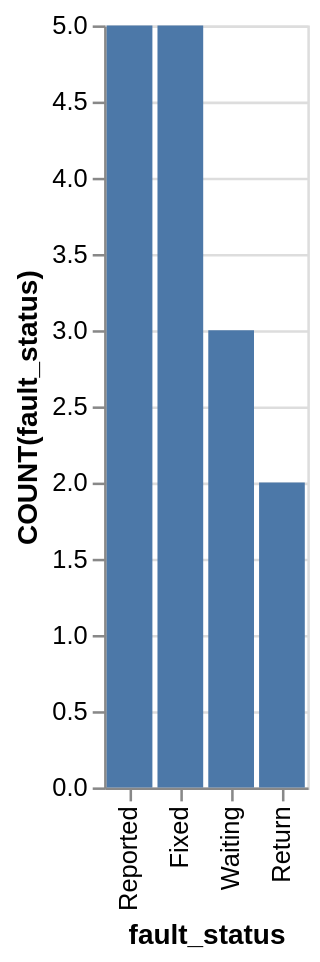

The Vega-Lite source for this figure:
### Vega-Lite specification from a JSON file in a GitHub repository (floating-point values rounded to 4 significant figures)
{"data": {"values": [{"x_data": "Reported", "y_data": 5}, {"x_data": "Fixed", "y_data": 5}, {"x_data": "Waiting", "y_data": 3}, {"x_data": "Return", "y_data": 2}]}, "mark": "bar", "encoding": {"x": {"field": "x_data", "type": "nominal", "title": "fault_status", "sort": {"op": "sum", "field": "y_data", "order": "descending"}}, "y": {"field": "y_data", "type": "quantitative", "title": "COUNT(fault_status)"}}}
